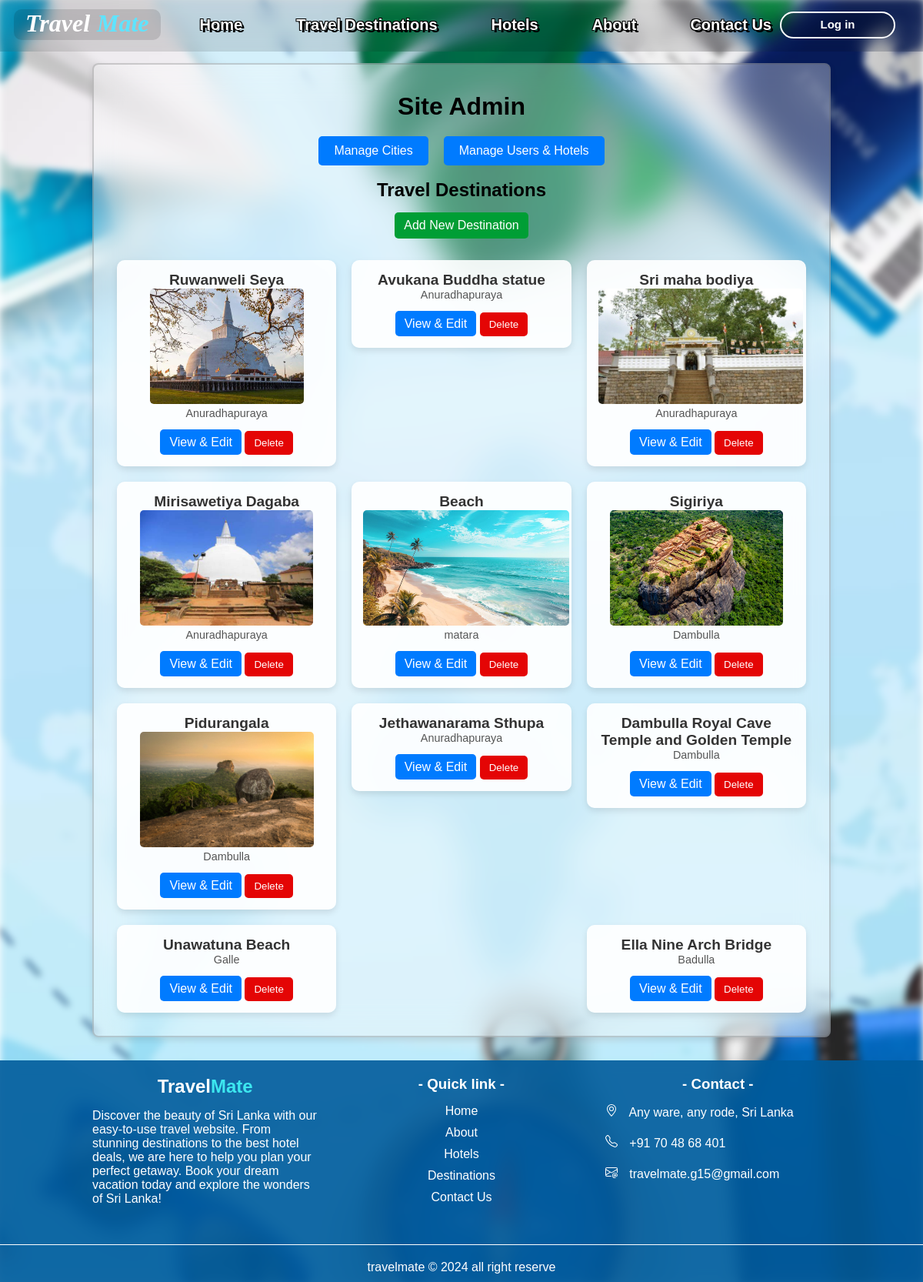
The app's page /admin.php with its own data.
### tables this page shows
CREATE TABLE `destinations` (
  `destination_id` int(11) NOT NULL,
  `desti_name` varchar(255) NOT NULL,
  `desti_description` text NOT NULL,
  `image_url` varchar(255) NOT NULL,
  `city` varchar(255) NOT NULL
);

CREATE TABLE `destination_images` (
  `id` int(11) NOT NULL,
  `destination_id` int(11) NOT NULL,
  `image_url` varchar(255) NOT NULL
);

### admin.php (the view, shortened to what this page needs)
<?php
include 'config.php';
$destinations = $conn->query("SELECT * FROM destinations");
?>
<!DOCTYPE html>
<html lang="en">
<head>
    <link rel="stylesheet" href="admin.css">
</head>
<body>
<?php include 'header.php'; ?>
    <div class="dashboard-container">
    <h1>Site Admin</h1>
    <div class="button-container">
    <button style="font-size: 16px;" onclick="location.href='manage-city.php'" id="manage-city">Manage Cities</button>
        <button style="font-size: 16px;" onclick="location.href='admin_panel.php'">Manage Users & Hotels</button>
    </div>
    <br>
        <h2>Travel Destinations</h2>
        <div class="add-destination-card">
            <div class="actions">
            <button class="add-desti" style="font-size: 16px;" onclick="location.href='add-destination.php'">Add New Destination</button>
            </div>
        </div>
        <br>
        <div class="card-container">
            <?php while ($destination = $destinations->fetch_assoc()): ?>
                <div class="card">
                    <h3>
                            <?php echo htmlspecialchars($destination['desti_name']); ?>
                    </h3>
                    <div>
                        <?php
                        $images = $conn->query("SELECT * FROM destination_images WHERE destination_id = " . $destination['destination_id'] . " LIMIT 1");
                        if ($image = $images->fetch_assoc()): ?>
                            <img src="<?php echo htmlspecialchars($image['image_url']); ?>" alt="Image">
                        <?php endif; ?>
                    </div>
                    <p><?php echo htmlspecialchars($destination['city']); ?></p>
                    <div class="actions">
                        <a href="edit_destination.php?id=<?php echo $destination['destination_id']; ?>">View & Edit</a>
                        <button onclick="confirmDelete(<?php echo $destination['destination_id']; ?>)" id="dlt">Delete</button>
                    </div>
                </div>
            <?php endwhile; ?>
        </div>
    </div>
    <?php include 'footer.php'; ?>
</body>
</html>

### header.php (shortened to what this page needs)
<!DOCTYPE html>
<html lang="en">
     <head>
          <link href="https://unpkg.com/boxicons@2.1.4/css/boxicons.min.css" rel="stylesheet"/>
          <link href="https://cdn.jsdelivr.net/npm/remixicon@3.2.0/fonts/remixicon.css" rel="stylesheet"/>
          <link rel="stylesheet" type="text/css" href="header.css">
     </head>
     <body>
     <header class="header">
        <nav>
            <div class="navbar">
                <h3 class="logo"><span>
                    <span class="t-span1">Travel</span>
                    <span class="t-span2">Mate</span>
                </span></h3>
                <ul id="nav-menu">
                <?php
                    if (isset($_SESSION['user_id'])) {
                        if ($_SESSION['user_type'] == 'hotel_admin') {
                            echo '<li><a href="hotel_dashboard.php">Home</a></li>';
                        } elseif ($_SESSION['user_type'] == 'user') {
                            echo '<li><a href="index.php">Home</a></li>';
                        } else {
                            echo '<li><a href="admin.php">Home</a></li>';
                        }
                    } else {
                        echo '<li><a href="index.php">Home</a></li>';
                    }
                ?>
                    <li><a href="travel_destination.php">Travel Destinations</a></li>
                    <?php
                    if (isset($_SESSION['user_id'])) {
                         if ($_SESSION['user_type'] == 'hotel_admin') {
                            echo '<li><a href="add_room.php">Add New Room</a></li>';
                         } elseif ($_SESSION['user_type'] == 'user') {
                              echo '<li><a href="hotel_list.php">Hotels</a></li>';
                         } else {
                              echo '<li><a href="hotel_list.php">Hotels</a></li>';
                         }
                    } else {
                         echo '<li><a href="hotel_list.php">Hotels</a></li>';
                     }
                    ?>
                    <li><a href="about.php">About</a></li>
                    <li><a href="Contact.php">Contact Us</a></li>
                </ul>
                <?php
                if (isset($_SESSION['user_id'])) {
                    echo '<a id="login" href="profile.php"><b>Profile</b></a>';
                } else {
                    echo '<a id="login" href="login.html"><b>Log in</b></a>';
                }
                ?>
            </div>
        </nav>
    </header>
     </body>
</html>

### footer.php (shortened to what this page needs)
<!DOCTYPE html>
<html lang="en">
   <head>
      <link rel="stylesheet" href="footer.css">
   </head>
   <body>
      <footer>
         <div class="footer-container">
            <div class="footer-column">
                  <h2>Travel<span>Mate</span></h2>
                  <p>Discover the beauty of Sri Lanka with our easy-to-use travel website. From stunning destinations to the best hotel deals, we are here to help you plan your perfect getaway. Book your dream vacation today and explore the wonders of Sri Lanka!</p>
            </div>
            <div class="footer-column">
                  <h3>- Quick link -</h3>
                  <ul>
                     <?php
                        if (isset($_SESSION['user_id'])) {
                              if ($_SESSION['user_type'] == 'hotel_admin') {
                                 echo '<li><a href="hotel_dashboard.php">Home</a></li>';
                              } elseif ($_SESSION['user_type'] == 'user') {
                                 echo '<li><a href="index.php">Home</a></li>';
                              } else {
                                 echo '<li><a href="index.php">Home</a></li>';
                              }
                        } else {
                              echo '<li><a href="index.php">Home</a></li>';
                        }
                     ?>
                     <li><a href="about.php">About</a></li>
                     <?php
                    if (isset($_SESSION['user_id'])) {
                         if ($_SESSION['user_type'] == 'hotel_admin') {
                            echo '<li><a href="add_room.php">Add New Room</a></li>';
                         } elseif ($_SESSION['user_type'] == 'user') {
                              echo '<li><a href="hotel_list.php">Hotels</a></li>';
                         } else {
                              echo '<li><a href="hotel_list.php">Hotels</a></li>';
                         }
                    } else {
                         echo '<li><a href="hotel_list.php">Hotels</a></li>';
                     }
                    ?>
                     <li><a href="travel_destination.php">Destinations</a></li>
                     <li><a href="Contact.php">Contact Us</a></li>
                  </ul>
            </div>
            <div class="footer-column">
               <div class="ct">
                  <h3> -  Contact  -</h3>
                  <p> Any ware, any rode, Sri Lanka</p>
                  <p> +91 70 48 68 401</p>
                  <p> travelmate.g15@gmail.com</p>
               </div>
            </div>
         </div>
         <div class="footer-bottom">
            <p>travelmate &copy; 2024 all right reserve</p>
         </div>
      </footer>
   </body>
</html>

### admin.css (style rules this page uses)
body { font-family: 'Lucida Sans', Arial, sans-serif; background-size: cover; background-position: center; background-repeat: no-repeat; background-attachment: fixed; margin-top: 2rem; padding: 0; justify-content: center; align-items: center; }
h1 { text-align: center; margin-top: 1rem; }
h2, h3 { color: #000000; text-align: center; }
.button-container { display: flex; justify-content: center; margin-top: 20px; }
.button-container button { margin: 0 10px; padding: 10px 20px; background-color: #007bff; color: white; border: none; border-radius: 5px; cursor: pointer; transition: background-color 0.3s ease; }
.dashboard-container { width: 80%; max-width: 1200px; margin: 20px auto; padding: 20px; border: 2px #5d5d5d47 solid; background-color: rgba(255, 255, 255, 0.321); backdrop-filter: blur(20px); border-radius: 8px; box-shadow: 0 4px 8px rgba(0, 0, 0, 0.1); }
.card-container { text-align: center; display: flex; flex-wrap: wrap; justify-content: space-between; }
.card { background-color: rgba(255, 255, 255, 0.9); border-radius: 10px; box-shadow: 0 4px 8px rgba(0, 0, 0, 0.1); transition: transform 0.3s ease, box-shadow 0.3s ease; margin: 10px; padding: 15px; width: calc(33.33% - 20px); height: fit-content; box-sizing: border-box; }
.card img { height: 150px; border-radius: 5px; }
.card h3 { color: #333; font-size: 1.2em; text-align: center; }
.card p { font-size: 0.9em; color: #555; text-align: center; }
.add-desti { background-color: #009e35; color: white; padding: 8px 12px; border: none; border-radius: 5px; text-decoration: none; transition: background-color 0.3s ease; cursor: pointer; }
.actions { margin-top: 15px; text-align: center; }
.actions a, #dlt { background-color: #007bff; color: white; padding: 8px 12px; border: none; border-radius: 5px; text-decoration: none; transition: background-color 0.3s ease; }
#dlt { background-color: rgb(228, 5, 5); cursor: pointer; }

### header.css (style rules this page uses)
.logo { font-style: italic; font-size: 32px; transition: .5s ease; background-color: rgba(0, 0, 0, 0.121); padding: 0 15px 3px 15px; border-radius: 10px; }
.t-span1 { color: #ffffff; font-family: 'Times New Roman', Times, serif; }
.t-span2 { color: #5ee4ff; font-family: 'Times New Roman', Times, serif; }
*, *::before, *::after { box-sizing: border-box; }
header { width: 100%; height: 30px; }
.navbar { width: 100%; height: 4.2rem; position: fixed; background: rgba(0, 0, 0, 0.119); backdrop-filter: blur(10px); top: 0; left: 0; padding: .8% 3% 1% 1.5%; display: flex; justify-content: space-between; align-items: center; z-index: 100; }
.header ul { text-decoration: none; font-family: Arial, sans-serif; display: flex; align-items: center; gap: 10px; list-style: none; transition: left .3s ease; }
.header ul li a { text-decoration: none; font-weight: bold; text-transform: capitalize; font-size: 20px; color: #ffffff; margin-left: 40px; padding: 10px; transition: .3s; text-shadow: -1px -1px 0 #000, 1px -1px 0 #000, -1px 1px 0 #000, 3px 3px 0 #000; }
@media (min-width: 1185px) { .navbar ul { display: flex; } }
#login { text-decoration: none; width: 150px; height: 35px; font-size: 15px; text-align: center; background-color: #00000034; border: 2px solid #fff; outline: none; border-radius: 25px; cursor: pointer; color: #fff; transition: .5s ease; line-height: 200%; }

### footer.css (style rules this page uses)
* { margin: 0; padding: 0; box-sizing: border-box; }
body { font-family: Arial, sans-serif; }
footer { margin-top: 30px; padding-top: 20px; padding-bottom: 10px; background-color: #005b9ce6; backdrop-filter: blur(10px); color: white; }
.footer-container { display: flex; justify-content: space-around; text-align: left; padding: 0 100px; }
.footer-column { flex: 1; margin: 0 20px; text-decoration: none; text-align: center; }
.footer-column h2, .footer-column h3 { color: #ffffff; margin-bottom: 15px; }
.ct { text-align: left; }
.footer-column h2 span { color: #3ce7f0; }
.footer-column p { color: #ffffff; margin-bottom: 20px; text-align: left; }
.footer-column ul { list-style-type: none; }
.footer-column ul li a { color: white; text-decoration: none; margin-bottom: 10px; display: block; }
.footer-bottom { text-align: center; margin-top: 30px; padding-top: 20px; border-top: 1px solid white; }
.footer-bottom p { color: white; }
.footer-column a { color: white; text-decoration: none; }
.svg { margin-right: .7rem; }

### records on screen
destinations: desti_name "Ruwanweli Seya", destination_images.image_url (picture), city "Anuradhapuraya"
destinations: desti_name "Avukana Buddha statue", city "Anuradhapuraya"
destinations: desti_name "Sri maha bodiya", destination_images.image_url (picture), city "Anuradhapuraya"
destinations: desti_name "Mirisawetiya Dagaba", destination_images.image_url (picture), city "Anuradhapuraya"
destinations: desti_name "Beach", destination_images.image_url (picture), city "matara"
destinations: desti_name "Sigiriya", destination_images.image_url (picture), city "Dambulla"
destinations: desti_name "Pidurangala", destination_images.image_url (picture), city "Dambulla"
destinations: desti_name "Jethawanarama Sthupa", city "Anuradhapuraya"
destinations: desti_name "Dambulla Royal Cave Temple and Golden Temple", city "Dambulla"
destinations: desti_name "Unawatuna Beach", city "Galle"
destinations: desti_name "Ella Nine Arch Bridge", city "Badulla"
